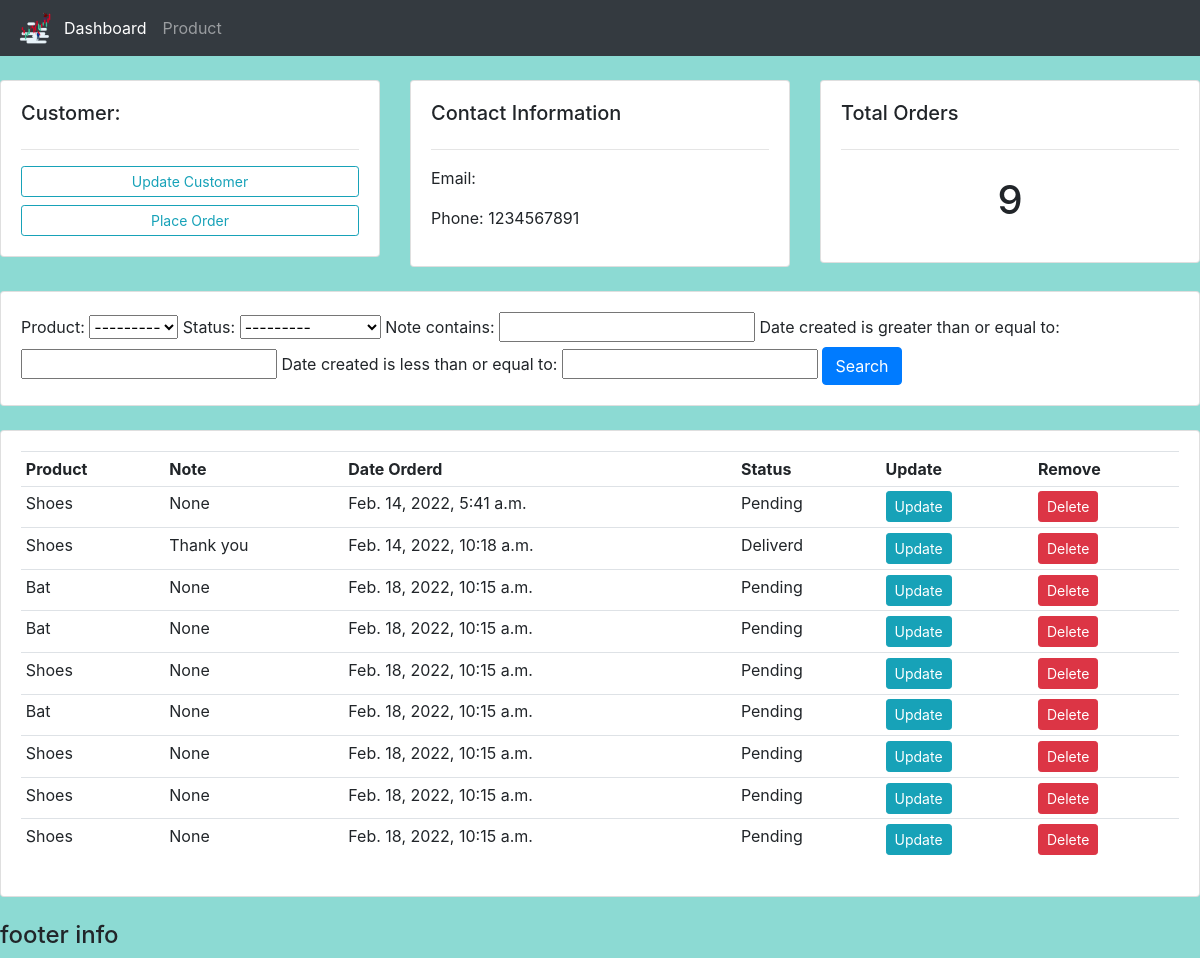
Page /c_customer/3/ on the earlier database version.
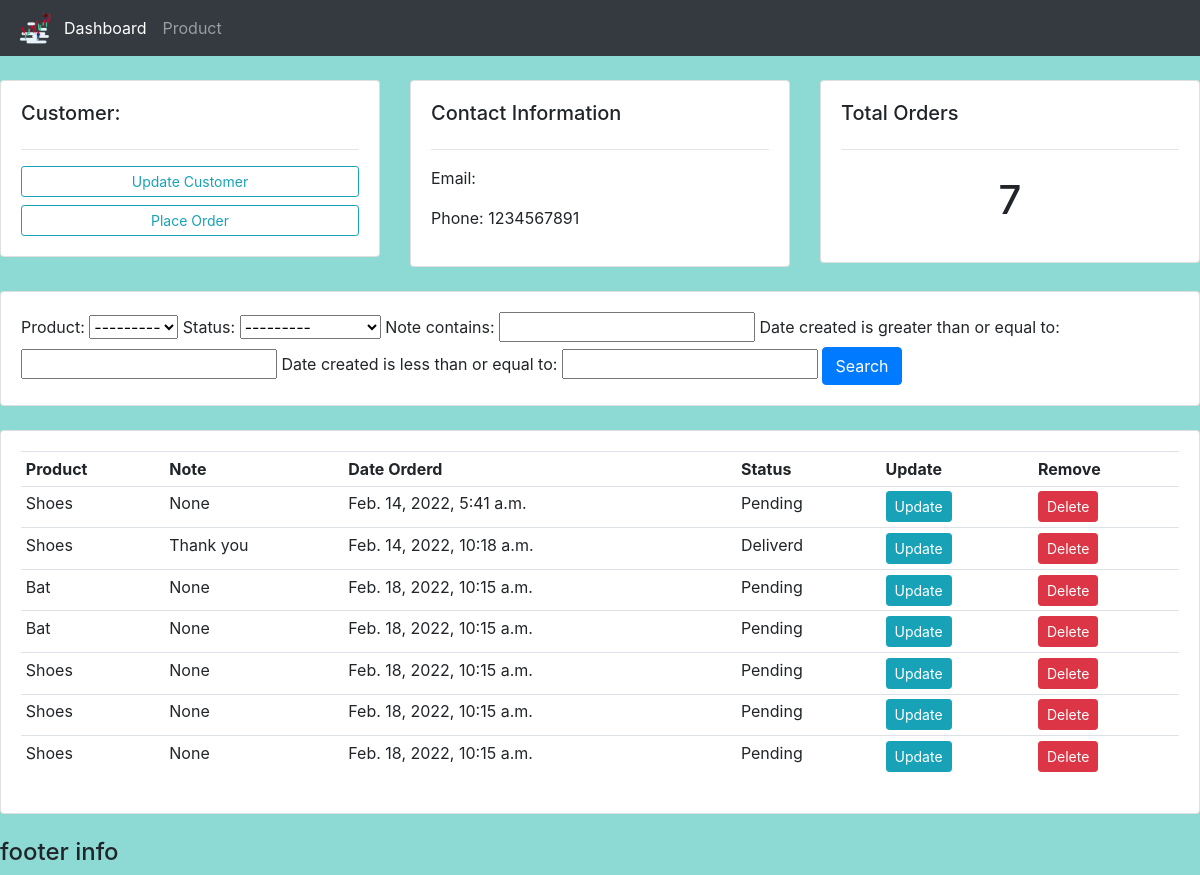
Same page on the later database version.
### account/models.py (models this page shows, shortened)
class Order(models.Model):
    STATUS =(
        ('Pending', 'Pending'),
        ('out for delivery', 'Out for Delivery'),
        ('Deliverd', 'Deliverd'),
    )
    customer = models.ForeignKey(Customer, on_delete=models.SET_NULL, null=True)
    product = models.ForeignKey(Product, on_delete=models.SET_NULL, null=True)
    date_created = models.DateTimeField(auto_now_add=True, null=True)
    status = models.CharField(max_length=100, choices=STATUS, default='')
    note = models.CharField(max_length=1000, null=True)

class Product(models.Model):
	CATEGORY = (
			('Indoor', 'Indoor'),
			('Out Door', 'Out Door'),
			)
	name = models.CharField(max_length=200, null=True)
	price = models.FloatField(null=True)
	category = models.CharField(max_length=200, null=True, choices=CATEGORY)
	description = models.CharField(max_length=200, null=True, blank=True)
	date_created = models.DateTimeField(auto_now_add=True, null=True)
	tags = models.ManyToManyField(Tag)
	def __str__(self):
		return self.name

### account/views.py (the view)
# urls.py: path('c_customer/<str:pk_test>/', views.CustomerView.as_view(), name='customer'),
class CustomerView(View):
	def get(self, request, pk_test):
		customer = Customer.objects.get(id=pk_test)
		orders = customer.order_set.all()
		order_count = orders.count()
		myFilter = OrderFilter(request.GET, queryset=orders)
		orders = myFilter.qs
		context = {'customer':customer, 'orders':orders, 'order_count':order_count,
		'myFilter':myFilter}
		return render(request, 'account/customer.html',context)

### account/templates/account/customer.html
{%  extends 'account/main.html' %}
{% block content %}
	<br>
<div class="row">
	<div class="col-md">
		<div class="card card-body">
			<h5>Customer:</h5>
			<hr>
			<a class="btn btn-outline-info  btn-sm btn-block" href="">Update Customer</a>
			<a class="btn btn-outline-info  btn-sm btn-block" href="{% url 'create_order' customer.id %}">Place Order</a>
		</div>
	</div>
	<div class="col-md">
		<div class="card card-body">
			<h5>Contact Information</h5>
			<hr>
			<p>Email: {{customer.email}}</p>
			<p>Phone: {{customer.phone}}</p>
		</div>
	</div>
	<div class="col-md">
		<div class="card card-body">
			<h5>Total Orders</h5>
			<hr>
			<h1 style="text-align: center;padding: 10px">{{order_count}}</h1>
		</div>
	</div>
</div>
<br>
<div class="row">
	<div class="col">
		<div class="card card-body">
			<form method="get">
				{{myFilter.form}}
		    <button class="btn btn-primary" type="submit">Search</button>
		  </form>
		</div>
	</div>
</div>
<br>
<div class="row">
	<div class="col-md">
		<div class="card card-body">
			<table class="table table-sm">
				<tr>
					<th>Product</th>
					<th>Note</th>
					<th>Date Orderd</th>
					<th>Status</th>
					<th>Update</th>
					<th>Remove</th>
				</tr>
				{% for order in orders %}
				<tr>
					<td>{{order.product}}</td>
					<td>{{order.note}}</td>
					<td>{{order.date_created}}</td>
					<td>{{order.status}}</td>
					<td><a class="btn btn-sm btn-info" href="{% url 'update_order' order.id %}">Update</a></td>
					<td><a class="btn btn-sm btn-danger" href="{% url 'delete_order' order.id %}">Delete</a></td>
				</tr>
				{% endfor %}
			</table>
		</div>
	</div>
</div>
{% endblock %}

Differences in the rows shown:
removed Order: product "Bat", note "None", date_created "Feb. 18, 2022, 10:15 a.m.", status "Pending"
removed Order: product "Shoes", note "None", date_created "Feb. 18, 2022, 10:15 a.m.", status "Pending"
Other differences:
{{ order_count }}: "9" → "7"
